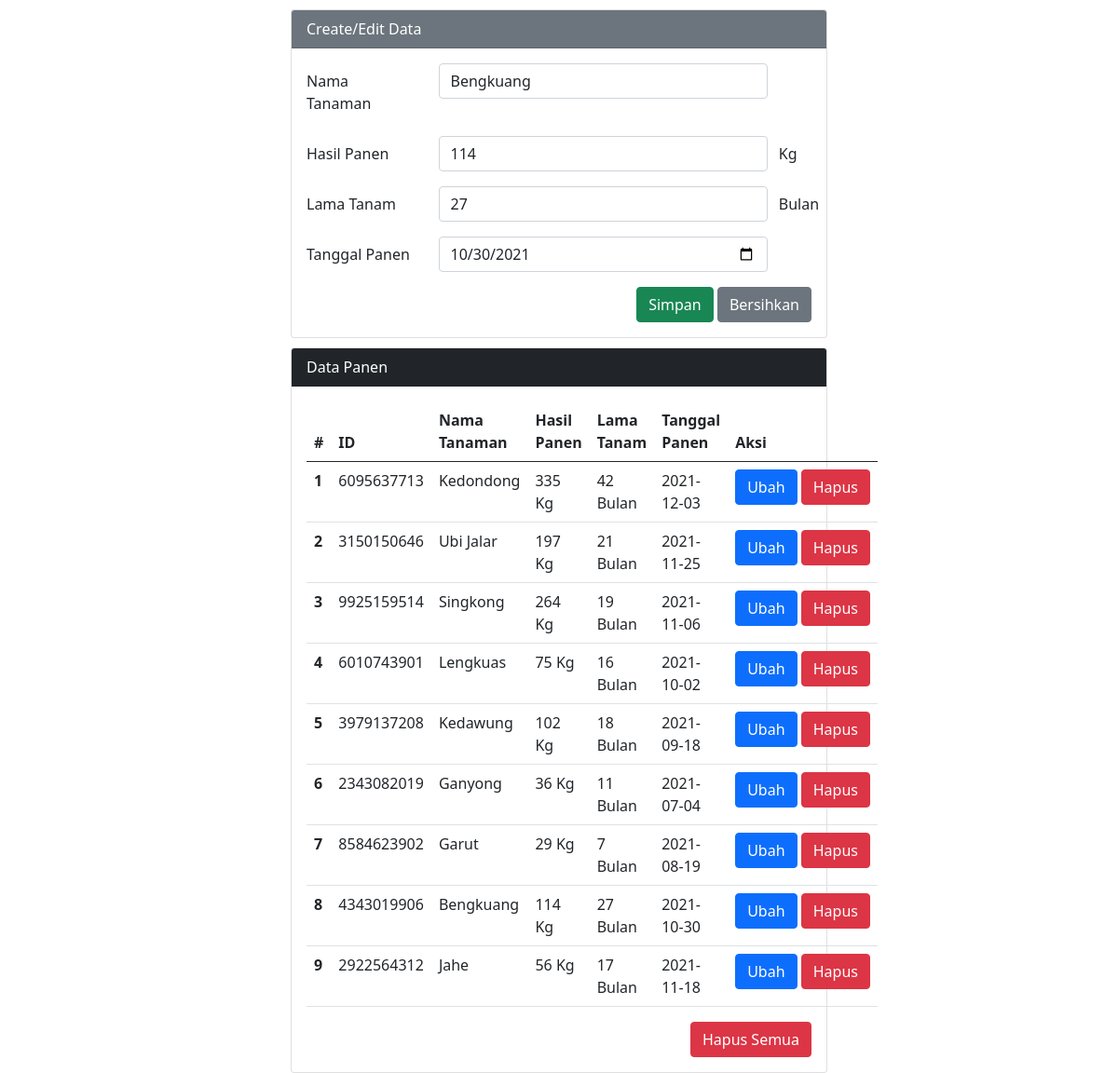
Page /data-panen/index.php?op=edit&id=175 on the committed database.
### tables this page shows
CREATE TABLE `data_panen` (
  `id` int(100) NOT NULL,
  `id_panen` varchar(50) NOT NULL,
  `nama_tanaman` varchar(50) NOT NULL,
  `hasil_panen` varchar(50) NOT NULL,
  `lama_tanam` varchar(50) NOT NULL,
  `tanggal_panen` date NOT NULL
);

### data-panen/index.php (the view, shortened to what this page needs)
<?php
$host       = "localhost";
$user       = "root";
$pass       = "";
$db         = "latihancrud1";
$koneksi    = mysqli_connect($host, $user, $pass, $db);
$nama_tanaman    = "";
$hasil_panen     = "";
$lama_tanam      = "";
$tanggal_panen   = "";
if (isset($_GET['op'])) {
    $op = $_GET['op'];
} else {
    $op = "";
}
if ($op == 'edit') {
    $id         = $_GET['id'];
    $sql1       = "select * from data_panen where id = '$id'";
    $q1         = mysqli_query($koneksi, $sql1);
    $r1         = mysqli_fetch_array($q1);
    $nama_tanaman   = $r1['nama_tanaman'];
    $hasil_panen    = $r1['hasil_panen'];
    $lama_tanam     = $r1['lama_tanam'];
    $tanggal_panen  = $r1['tanggal_panen'];
}
?>
<!DOCTYPE html>
<html lang="en">
<head>
    <link href="https://cdn.jsdelivr.net/npm/bootstrap@5.0.0-beta2/dist/css/bootstrap.min.css" rel="stylesheet">
</head>
<body>
    <div class="container-sm" style="max-width: 50%;">
        <div class="card">
            <div class="card-header text-white bg-secondary">
                Create/Edit Data
            </div>
            <div class="card-body">
                <form action="" method="POST">
                    <div class="mb-3 row">
                        <label for="nama_tanaman" class="col-sm-3 col-form-label">Nama Tanaman</label>
                        <div class="col-sm-8">
                            <input type="text" class="form-control" id="nama_tanaman" name="nama_tanaman" value="<?php echo $nama_tanaman ?>">
                        </div>
                    </div>
                    <div class="mb-3 row d-flex align-items-center">
                        <label for="hasil_panen" class="col-sm-3 col-form-label">Hasil Panen</label>
                        <div class="col-sm-8">
                            <input type="number" min="1" max="99999" class="form-control" id="hasil_panen" name="hasil_panen" value="<?php echo $hasil_panen ?>">
                        </div>
                        Kg
                    </div>
                    <div class="mb-3 row d-flex align-items-center">
                        <label for="lama_tanam" class="col-sm-3 col-form-label">Lama Tanam</label>
                        <div class="col-sm-8">
                            <input type="number" min="1" max="99999" class="form-control" id="lama_tanam" name="lama_tanam" value="<?php echo $lama_tanam ?>">
                        </div>
                        Bulan
                    </div>
                    <div class="mb-3 row">
                        <label for="tanggal_panen" class="col-sm-3 col-form-label">Tanggal Panen</label>
                        <div class="col-sm-8">
                            <input type="date" class="form-control" id="tanggal_panen" name="tanggal_panen" value="<?php echo $tanggal_panen ?>">
                        </div>
                    </div>
                    <div class="col-12 d-flex justify-content-end">
                        <input type="submit" name="simpan" value="Simpan" class="btn btn-success" />
                        <input type="reset" value="Bersihkan" class="btn btn-secondary">
                    </div>
                </form>
            </div>
        </div>
        <div class="card">
            <div class="card-header text-white bg-dark">
                Data Panen
            </div>
            <div class="card-body">
                <table class="table">
                    <thead>
                        <tr>
                            <th scope="col">#</th>
                            <th scope="col">ID</th>
                            <th scope="col">Nama Tanaman</th>
                            <th scope="col">Hasil Panen</th>
                            <th scope="col">Lama Tanam</th>
                            <th scope="col">Tanggal Panen</th>
                            <th scope="col">Aksi</th>
                        </tr>
                    </thead>
                    <tbody>
                        <?php
                        $sql2   = "select * from data_panen order by id desc";
                        $q2     = mysqli_query($koneksi, $sql2);
                        $urut   = 1;
                        while ($r2 = mysqli_fetch_array($q2)) {
                            $id            = $r2['id'];
                            $id_panen      = $r2['id_panen'];
                            $nama_tanaman  = $r2['nama_tanaman'];
                            $hasil_panen   = $r2['hasil_panen'];
                            $lama_tanam    = $r2['lama_tanam'];
                            $tanggal_panen = $r2['tanggal_panen'];
                        ?>
                            <tr>
                                <th scope="row"><?php echo $urut++ ?></th>
                                <td scope="row"><?php echo $id_panen ?></td>
                                <td scope="row"><?php echo $nama_tanaman ?></td>
                                <td scope="row"><?php echo $hasil_panen . " Kg" ?></td>
                                <td scope="row"><?php echo $lama_tanam . " Bulan" ?></td>
                                <td scope="row"><?php echo $tanggal_panen ?></td>
                                <td scope="row">
                                    <div class="div d-flex justify-content-end">
                                        <a href="index.php?op=edit&id=<?php echo $id ?>"><button type="button" class="btn btn-primary mb-1 ml-1">Ubah</button></a>
                                        <a href="index.php?op=delete&id=<?php echo $id ?>" onclick="return confirm('Yakin mau delete data?')"><button type="button" class="btn btn-danger mb-1">Hapus</button></a>
                                    </div>
                                </td>
                            </tr>
                        <?php
                        }
                        ?>
                    </tbody>
                </table>
                <?php
                if ($urut > 1) {
                ?>
                    <div class="div d-flex justify-content-end" scope="row">
                        <a href="index.php?op=deleteall" onclick="return confirm('Yakin mau delete semua data?')"><button type="button" class="btn btn-danger">Hapus Semua</button></a>
                    </div>
                <?php
                }
                ?>
            </div>
        </div>
    </div>
</body>
</html>

### data-panen/index.php (style rules this page uses)
.card { margin-top: 10px; }

### rows in the picture
data_panen: nama_tanaman "Bengkuang", hasil_panen "114", lama_tanam "27", tanggal_panen "10/30/2021", id_panen "4343019906", tanggal_panen "2021-10-30"
data_panen: id_panen "6095637713", nama_tanaman "Kedondong", hasil_panen "335", lama_tanam "42", tanggal_panen "2021-12-03"
data_panen: id_panen "3150150646", nama_tanaman "Ubi Jalar", hasil_panen "197", lama_tanam "21", tanggal_panen "2021-11-25"
data_panen: id_panen "9925159514", nama_tanaman "Singkong", hasil_panen "264", lama_tanam "19", tanggal_panen "2021-11-06"
data_panen: id_panen "6010743901", nama_tanaman "Lengkuas", hasil_panen "75", lama_tanam "16", tanggal_panen "2021-10-02"
data_panen: id_panen "3979137208", nama_tanaman "Kedawung", hasil_panen "102", lama_tanam "18", tanggal_panen "2021-09-18"
data_panen: id_panen "2343082019", nama_tanaman "Ganyong", hasil_panen "36", lama_tanam "11", tanggal_panen "2021-07-04"
data_panen: id_panen "8584623902", nama_tanaman "Garut", hasil_panen "29", lama_tanam "7", tanggal_panen "2021-08-19"
data_panen: id_panen "2922564312", nama_tanaman "Jahe", hasil_panen "56", lama_tanam "17", tanggal_panen "2021-11-18"
